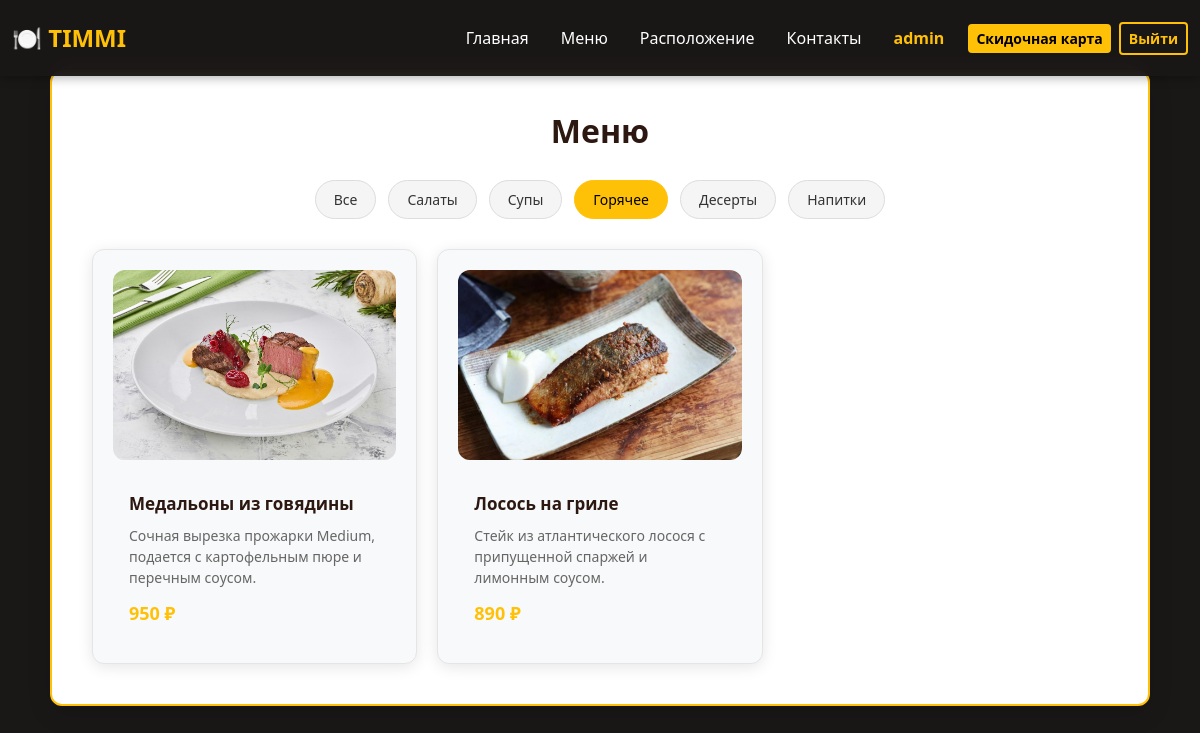
The page /menu?category=mains (signed in) on the database its author committed.
### data/users.py (models this page shows, shortened)
class User(SqlAlchemyBase, UserMixin, SerializerMixin):
    __tablename__ = 'users'
    id = sqlalchemy.Column(sqlalchemy.Integer,
                           primary_key=True, autoincrement=True)
    name = sqlalchemy.Column(sqlalchemy.String, nullable=True)
    phone_number = sqlalchemy.Column(sqlalchemy.String, nullable=True)
    email = sqlalchemy.Column(sqlalchemy.String,
                              index=True, unique=True, nullable=True)
    hashed_password = sqlalchemy.Column(sqlalchemy.String, nullable=True)
    card = sqlalchemy.Column(sqlalchemy.String, nullable=True)

### data/dishes.py (models this page shows, shortened)
class Dish(SqlAlchemyBase, UserMixin, SerializerMixin):
    __tablename__ = 'dishes'
    id = sqlalchemy.Column(sqlalchemy.Integer,
                           primary_key=True, autoincrement=True)
    name = sqlalchemy.Column(sqlalchemy.String, nullable=True)
    description = sqlalchemy.Column(sqlalchemy.String, nullable=True)
    price = sqlalchemy.Column(sqlalchemy.Integer,
                              index=True, unique=True, nullable=True)
    image = sqlalchemy.Column(sqlalchemy.String)
    category = sqlalchemy.Column(sqlalchemy.String)

### main.py (the view)
@app.route('/menu')
def menu():
    CATEGORIES = {
        'all': 'Все',
        'salads': 'Салаты',
        'soups': 'Супы',
        'mains': 'Горячее',
        'desserts': 'Десерты',
        'drinks': 'Напитки'
    }
    current_category = request.args.get('category', 'all')
    db_sess = db_session.create_session()
    if current_category == 'all':
        dishes = db_sess.query(Dish).all()
    else:
        dishes = db_sess.query(Dish).filter(Dish.category == current_category).all()
    menu_data = {
        'title': 'Меню',
        'dishes': dishes,
        'categories': CATEGORIES,
        'current_category': current_category
    }
    return render_template('menu.html', menu=menu_data)

### data/db_session.py (called while the page is built)
def create_session() -> Session:
    global __factory
    return __factory()

### main.py (called while the page is built)
@login_manager.user_loader
def load_user(user_id):
    db_sess = db_session.create_session()
    return db_sess.get(User, user_id)

### templates/menu.html (shortened to what this page needs)
{% extends "base.html" %}
{% block content %}
<div class="menu-container">
    <h1>{{ menu.title }}</h1>
    <div class="category-filters">
        {% for cat_id, cat_name in menu.categories.items() %}
            <a href="{{ url_for('menu', category=cat_id) }}"
               class="filter-btn {% if menu.current_category == cat_id %}active{% endif %}">
                {{ cat_name }}
            </a>
        {% endfor %}
    </div>
    {% if menu.dishes %}
        <div class="menu-grid">
            {% for dish in menu.dishes %}
                <div class="menu-item">
                    <div class="menu-item-image">
                        {% if dish.image and dish.image != 'default.jpg' %}
                            <img src="{{ url_for('static', filename='img/' + dish.image) }}" alt="{{ dish.name }}">
                        {% else %}
                            <img src="{{ url_for('static', filename='img/default.jpg') }}" alt="{{ dish.name }}">
                        {% endif %}
                    </div>
                    <div class="menu-item-content">
                        <div class="menu-item-name">{{ dish.name }}</div>
                        <div class="menu-item-description">{{ dish.description }}</div>
                        <div class="menu-item-price">{{ dish.price }} ₽</div>
                    </div>
                </div>
            {% endfor %}
        </div>
    {% else %}
        <div class="empty-message">
            В этой категории пока нет блюд
        </div>
    {% endif %}
</div>
{% endblock %}

### templates/base.html (shortened to what this page needs)
<!doctype html>
<html lang="ru">
<head>
    <link rel="stylesheet" href="https://cdn.jsdelivr.net/npm/bootstrap@5.3.0/dist/css/bootstrap.min.css">
</head>
<body>
<nav class="navbar navbar-expand-lg navbar-dark fixed-top">
    <div class="container-fluid">
        <a class="navbar-brand" href="/">🍽️ TIMMI</a>
        <div class="collapse navbar-collapse" id="navbarNav">
            <ul class="navbar-nav ms-auto align-items-lg-center">
                <li class="nav-item"><a class="nav-link px-3" href="/">Главная</a></li>
                <li class="nav-item"><a class="nav-link px-3" href="/menu">Меню</a></li>
                <li class="nav-item"><a class="nav-link px-3" href="/location">Расположение</a></li>
                <li class="nav-item"><a class="nav-link px-3" href="/contacts">Контакты</a></li>
                {% if current_user.is_authenticated %}
                    <li class="nav-item"><span class="user-info px-3">{{ current_user.name }}</span></li>
                    <li class="nav-item ms-lg-2"><a class="btn btn-register btn-sm" href="/discountcard">Скидочная карта</a></li>
                    <li class="nav-item ms-lg-2"><a class="btn btn-login btn-sm" href="/logout">Выйти</a></li>
                {% else %}
                    <li class="nav-item ms-lg-2"><a class="btn btn-register btn-sm" href="/register">Зарегистрироваться</a></li>
                    <li class="nav-item ms-lg-2"><a class="btn btn-login btn-sm" href="/login">Войти</a></li>
                {% endif %}
            </ul>
        </div>
    </div>
</nav>
<main role="main">
    {% block content %}{% endblock %}
</main>
</body>
</html>

### rows shown on the page
User: name "admin"
Dish: image (picture), name "Медальоны из говядины", description "Сочная вырезка прожарки Medium, подается с картофельным пюре и перечным соусом.", price "950"
Dish: image (picture), name "Лосось на гриле", description "Стейк из атлантического лосося с припущенной спаржей и лимонным соусом.", price "890"

### other values the page prints
{{ menu.title }} "Меню"
{{ cat_name }} "Все" "Салаты" "Супы" "Горячее" "Десерты" "Напитки"
